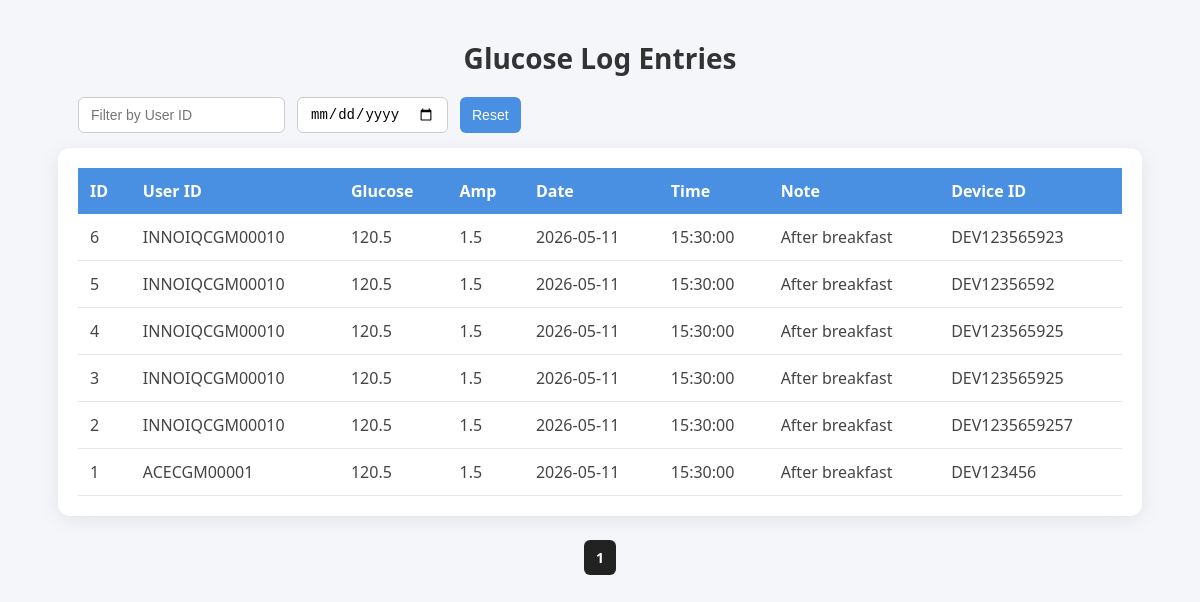
The page /api/logs/ on the database its author committed.
### api/models.py (models this page shows, shortened)
class LogEntry(models.Model):
    user = models.ForeignKey("UserMaster", on_delete=models.CASCADE)  # <--- Use string reference
    glucose_value = models.FloatField()
    amp = models.FloatField()
    timestamp = models.DateTimeField()
    note = models.TextField(null=True, blank=True)
    deviceid = models.TextField(null=True, blank=True)
    created_at = models.DateTimeField(auto_now_add=True, null=True, blank=True)  #automatically save date and time

### api/views.py (the view)
# urls.py: path('logs/', log_entries_page, name='logs-page'),
def log_entries_page(request):
    logs_list   = LogEntry.objects.all().order_by('-id')
    paginator   = Paginator(logs_list, 150)
    logs        = paginator.get_page(request.GET.get('page'))
    return render(request, "log_list.html", {"logs": logs})

### api/templates/log_list.html (shortened to what this page needs)
<!DOCTYPE html>
<html lang="en">
<head>
</head>
<body>
<h1>Glucose Log Entries</h1>
<div class="filter-box">
    <input type="text" id="userFilter" placeholder="Filter by User ID" onkeyup="filterTable()">
    <input type="date" id="dateFilter" onchange="filterTable()">
    <button onclick="resetFilters()">Reset</button>
</div>
<div class="table-container">
    <table id="logTable">
        <tr>
            <th>ID</th>
            <th>User ID</th>
            <th>Glucose</th>
            <th>Amp</th>
            <th>Date</th>
            <th>Time</th>
            <th>Note</th>
            <th>Device ID</th>
        </tr>
        {% for log in logs %}
        <tr>
            <td>{{ log.id }}</td>
            <td>{{ log.user_id }}</td>
            <td>{{ log.glucose_value }}</td>
            <td>{{ log.amp }}</td>
            <td>{{ log.timestamp|date:"Y-m-d" }}</td>
            <td>{{ log.timestamp|date:"H:i:s" }}</td>
            <td class="note-col">{{ log.note }}</td>
            <td class="note-col">{{ log.deviceid }}</td>
        </tr>
        {% endfor %}
    </table>
</div>
<div class="pagination">
    {% for num in logs.paginator.page_range %}
    {% if num == logs.number %}
    <span class="active">{{ num }}</span>
    {% elif num > logs.number|add:'-3' and num < logs.number|add:'3' %}
    <a href="?page={{ num }}">{{ num }}</a>
    {% endif %}
    {% endfor %}
</div>
</body>
</html>

### api/templates/log_list.html (style rules this page uses)
body { font-family: "Segoe UI", sans-serif; background: #f4f6f9; margin: 0; padding: 20px; }
h1 { text-align: center; font-size: 28px; margin-bottom: 20px; color: #333; }
.filter-box { width: 90%; margin: auto; margin-bottom: 15px; display: flex; gap: 12px; flex-wrap: wrap; }
.filter-box input, .filter-box button { padding: 8px 12px; border-radius: 6px; border: 1px solid #ccc; font-size: 14px; }
.filter-box button { background: #4a90e2; color: white; border: none; cursor: pointer; }
.table-container { width: 90%; margin: auto; background: white; padding: 20px; border-radius: 12px; box-shadow: 0 4px 20px rgba(0,0,0,0.08); overflow-x: auto; }
table { width: 100%; border-collapse: collapse; min-width: 900px; }
th { background: #4a90e2; color: white; padding: 12px; text-align: left; font-size: 16px; }
td { padding: 12px; border-bottom: 1px solid #e6e6e6; color: #444; }
.note-col { max-width: 300px; word-wrap: break-word; }
.pagination { text-align: center; margin-top: 20px; }
.pagination a, .pagination span { display: inline-block; margin: 4px; padding: 8px 12px; border-radius: 6px; text-decoration: none; font-size: 14px; }
.pagination .active { background: #222; color: white; font-weight: bold; }

### rows shown on the page
LogEntry: id "6", user_id "INNOIQCGM00010", glucose_value "120.5", amp "1.5", timestamp "2026-05-11", timestamp "15:30:00", note "After breakfast", deviceid "DEV123565923"
LogEntry: id "5", user_id "INNOIQCGM00010", glucose_value "120.5", amp "1.5", timestamp "2026-05-11", timestamp "15:30:00", note "After breakfast", deviceid "DEV12356592"
LogEntry: id "4", user_id "INNOIQCGM00010", glucose_value "120.5", amp "1.5", timestamp "2026-05-11", timestamp "15:30:00", note "After breakfast", deviceid "DEV123565925"
LogEntry: id "3", user_id "INNOIQCGM00010", glucose_value "120.5", amp "1.5", timestamp "2026-05-11", timestamp "15:30:00", note "After breakfast", deviceid "DEV123565925"
LogEntry: id "2", user_id "INNOIQCGM00010", glucose_value "120.5", amp "1.5", timestamp "2026-05-11", timestamp "15:30:00", note "After breakfast", deviceid "DEV1235659257"
LogEntry: id "1", user_id "ACECGM00001", glucose_value "120.5", amp "1.5", timestamp "2026-05-11", timestamp "15:30:00", note "After breakfast", deviceid "DEV123456"

### other values the page prints
{{ num }} "1"
